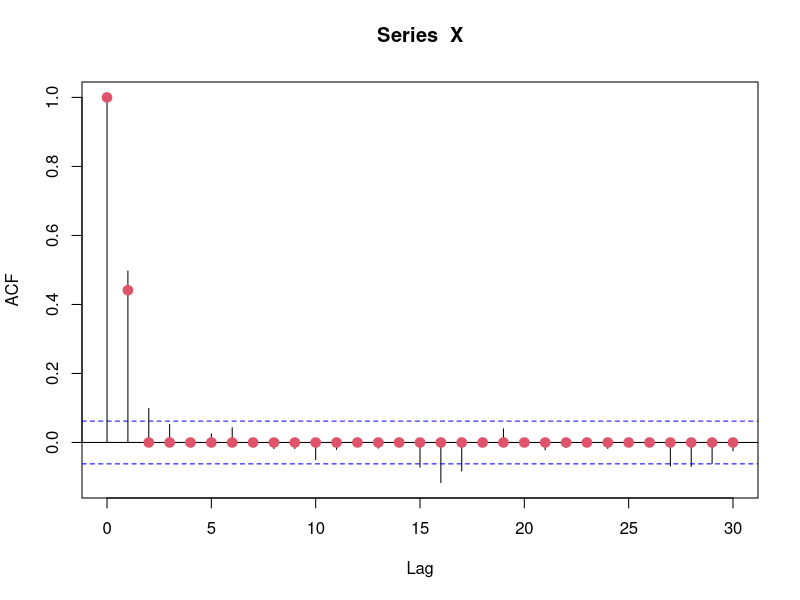
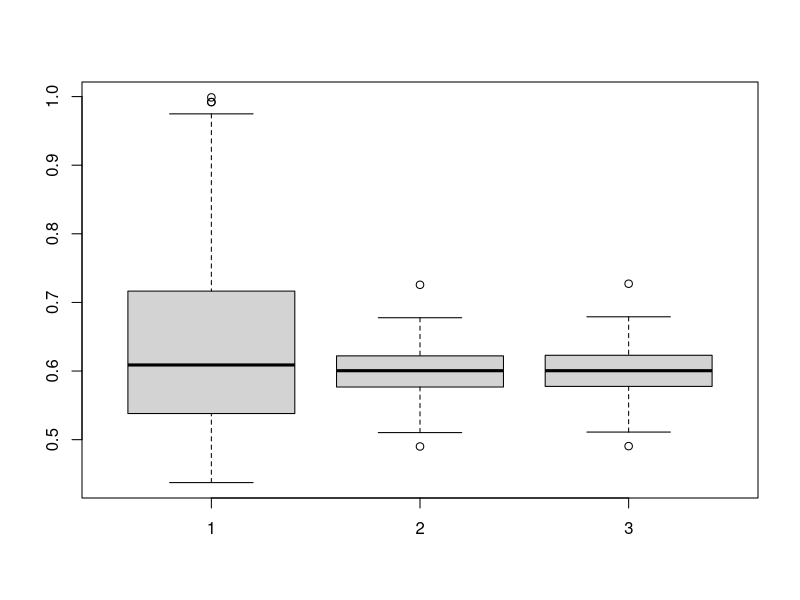
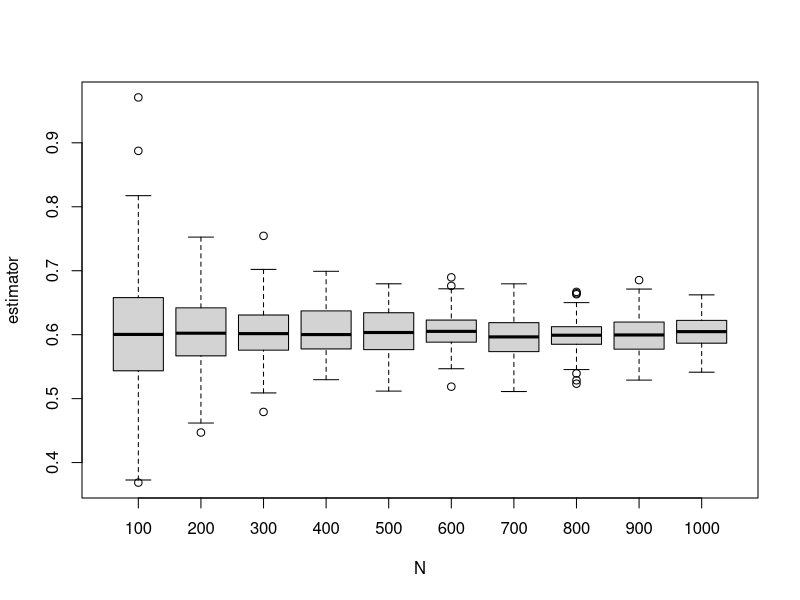

Here is the R script that generated these plots, in order:
MA<-function(n,theta){
X<-rep(0,n)
Z<-rnorm(n,0,1)
X[1]<-Z[1]
for (j in 2:n){
	X[j]<-theta*Z[j-1]+Z[j]	
	}
return(ts(X))
}

theta<-0.6
X<-MA(1000,theta)
acfx<-acf(X)
gamma2.ar<-rep(0,31)
gamma2.ar[1]<-1
gamma2.ar[2]<-theta/(1+theta**2)
points(seq(0,30,1),gamma2.ar,"p",col=2,lwd=3,pch=19)

plugin<-rep(0,100)
CSS_ML<-rep(0,100)
CSS<-rep(0,100)
for (j in 1:100){
	X<-MA(500,theta)
	g2<-acf(X,plot=FALSE)[[1]][2]
	if ((1-4*g2^2)<0){plugin[j]<-1/(2*g2)
	print(g2)
	}
	else{plugin[j]<-1/(2*g2)-sqrt(1-4*g2^2)/(2*g2)}
	CSS_ML[j]<-arima(X,order=c(0,0,1),method="CSS-ML")$coef[[1]]
	CSS[j]<-arima(X,order=c(0,0,1),method="CSS")$coef[[1]]
}
boxplot(list(plugin,CSS_ML,CSS))

N<-c(100,200,300,400,500,600,700,800,900,1000)
D=data.frame(N=rep(N,rep(100,10)),estimator=rep(10*100))
i<-0
for (n in N){
for (j in 1:100){
	X<-MA(n,theta)
	D$estimator[i*100+j]<-arima(X,order=c(0,0,1),method="CSS-ML")$coef[[1]]
}
i<-i+1
}
boxplot(estimator~N,D)

